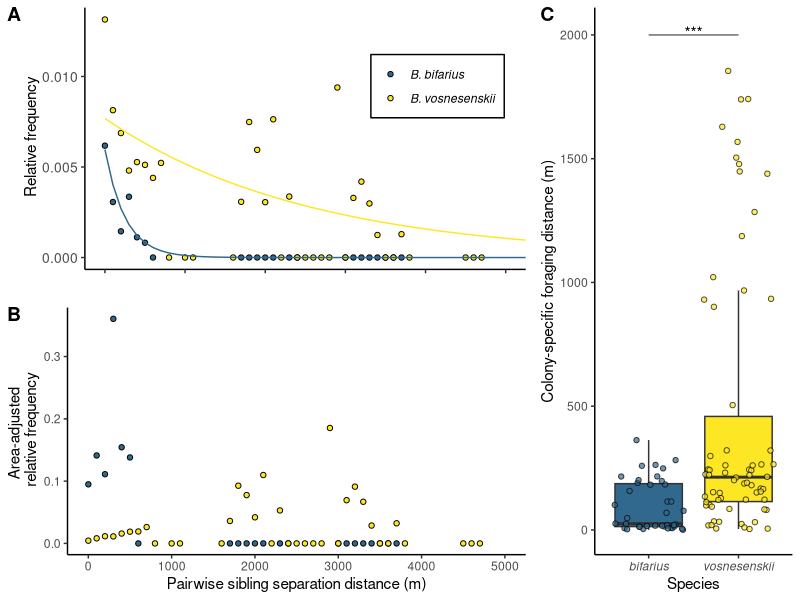

Write R code to recreate this figure. (Note: this script raises an error after producing the figure.)
##%######################################################%##
#                                                          #
####        PAIRWISE SIBLING SEPARATION DISTANCE        ####
####       AND COLONY SPECIFIC FORAGING DISTANCE        ####
#                                                          #
##%######################################################%##

# This script is used to calculate sibling separation distances using relative frequency, area-adjusted measurement, and find the colony-specific foraging distance. 

# I apologize for the state of the code, but it runs and is reproducible and will allow one to see how we generate the results of the manuscript. If you have any questions please contact me at jmola@usgs.gov

# PACKAGES ----------------------------------------------------------------

library(tidyverse)
library(cowplot)
library(lme4)


# CUSTOM FUNCTIONS --------------------------------------------------------

#despite the fantastic naming, this calculates colony-specific foraging distance from a dataframe and a minimum family size (mfs), I usually use 2 but it was nice to explore and make sure it wasn't sensitive to that. 
sib_separation = function(df, mfs)
{
  
  df$date = as.Date(df$date, "%m/%d/%y")
  
  df$FamilyID = as.factor(df$FamilyID)
  
  cm_ind = df %>% 
    filter(FamilyID !="s")
  
  cm_fam = cm_ind %>% 
    group_by(FamilyID) %>% 
    summarise(x.fam.center = mean(x), y.fam.center = mean(y), n = n()) %>% 
    filter(n >= mfs)
  
  cm_combo = inner_join(cm_ind,cm_fam, by=c("FamilyID"))
  
  cm_filt = cm_combo %>% 
    mutate(ctr.dist = sqrt((x - x.fam.center)^2+(y - y.fam.center)^2
    )) 
  
  cm_filt
  
  
}

# some colors

bif18_color <- "#31688EFF"
bif15_color <- "#31688EFF"
vos_color <- "#FDE725FF"

# RAW DATA ----------------------------------------------------------------

sra_cap <- read_csv("./data_raw/sra_captures_post_COLONY.csv")


# VOSNESENSKII ---------------------------------------------------------------

# set annulus breaks to 100m
break_dist <- 100

vsw_15 <- filter(sra_cap, species == "vosnesenskii") %>% 
  rename(x=lon,y=lat)

# CALCULATING ALL POSSIBLE PAIRWISE DISTANCEs
pairs_poss_15_incomplete = vsw_15 %>% 
  mutate(k=1) %>% 
  full_join(.,., by = "k") %>% 
  filter(unique.ID.x != unique.ID.y) %>%
  mutate(dist = sqrt((x.x - x.y)^2 + (y.x - y.y)^2)) %>%
  dplyr::select(-k)

IDx = pairs_poss_15_incomplete$unique.ID.x # be careful with this chunk because it could be redundant with other names
IDy = pairs_poss_15_incomplete$unique.ID.y 
length = pairs_poss_15_incomplete$dist 
df <- data.frame(IDx,IDy,length) 
df <- data.frame(t(apply(df, 1, sort))) 
df <- unique(df) 
IDx = df$X2 
IDy = df$X3 
length = as.numeric(paste(df$X1)) 
pairs_poss_15 <- data.frame(IDx,IDy,length)

# OBSERVED DISTANCEs

vsw_15$FamilyID = as.factor(vsw_15$FamilyID)

cm_ind_all_15 = vsw_15 %>% 
  filter(FamilyID !="s") %>% 
  mutate(occur = !FamilyID %in% FamilyID[duplicated(FamilyID)]
  ) %>% 
  filter(occur == F) %>% 
  dplyr::select(-occur)

# Joining the data frame to itself, to calculate all pairwise combinations of siblings. 
pairs_obs_15 = left_join(cm_ind_all_15, cm_ind_all_15, by = "FamilyID", suffix=c(".A", ".B")) %>% 
  filter(unique.ID.A != unique.ID.B) %>% 
  rowwise %>%
  mutate(name = toString(sort(c(unique.ID.A,unique.ID.B)))) %>% 
  distinct(name, .keep_all=T) %>% 
  mutate(distance = sqrt((x.A - x.B)^2+(y.A - y.B)^2))


# Save the observed counts to an object ----

observed_counts15 = hist(pairs_obs_15$distance, breaks=seq(0,6500,break_dist), plot = F)$counts


# Calculate frequency annulus 215 ----
df_annulus_vsw = data_frame(m = hist(pairs_poss_15$length, breaks=seq(0,6500,break_dist), plot = F)$counts, n = observed_counts15, r1 = seq(0,6500-break_dist,break_dist), r2 = seq(break_dist,6500,break_dist)) %>% 
  mutate(area = (r2^2-r1^2),
         #adj_area = (seq(10,0.02, by = -0.2)/10)*area,
         fi = (n/m)*area) %>% 
  na.omit() %>% 
  mutate(sum_fi = fi/sum(fi), 
         nm = n/m,
         nm = if_else(is.na(nm), 0, nm)) %>% 
  filter(m > 1)

# Model and predicted
vsw_distance_model <- df_annulus_vsw %>% 
  glm(nm~r1, data =., family = "binomial", weights = m)

predicted_range <- data.frame(r1 = seq(0,6500,break_dist))

predicted_data_vsw <- data.frame(y = predict(vsw_distance_model, newdata = predicted_range, type = "response"), r1 = seq(0,6500,break_dist))


# Calculate colony-specific foraging distances
vsw_dist <- sib_separation(vsw_15,2)


# BIFARIUS 2015 -----------------------------------------------------------

bsw_15 <- filter(sra_cap, species == "bifarius", year == 2015) %>% 
  rename(x=lon,y=lat)

# CALCULATING ALL POSSIBLE PAIRWIE DISTANCEs
pairs_poss_bsw15_incomplete = bsw_15 %>% 
  mutate(k=1) %>% 
  full_join(.,., by = "k") %>% 
  filter(unique.ID.x != unique.ID.y) %>%
  mutate(dist = sqrt((x.x - x.y)^2 + (y.x - y.y)^2)) %>%
  dplyr::select(-k)

IDx = pairs_poss_bsw15_incomplete$unique.ID.x # be careful with this chunk because it could be redundant with other names
IDy = pairs_poss_bsw15_incomplete$unique.ID.y 
length = pairs_poss_bsw15_incomplete$dist 
df <- data.frame(IDx,IDy,length) 
df <- data.frame(t(apply(df, 1, sort))) 
df <- unique(df) 
IDx = df$X2 
IDy = df$X3 
length = as.numeric(paste(df$X1)) 
pairs_poss_bsw15 <- data.frame(IDx,IDy,length)


# OBSERVED DISTANCEs

bsw_15$FamilyID = as.factor(bsw_15$FamilyID)

cm_ind_all_bsw15 = bsw_15 %>% 
  filter(FamilyID !="s") %>% 
  mutate(occur = !FamilyID %in% FamilyID[duplicated(FamilyID)]
  ) %>% 
  filter(occur == F) %>% 
  dplyr::select(-occur)

# Joining the data frame to itself, to calculate all pairwise combinations of siblings. 
pairs_obs_bsw15 = left_join(cm_ind_all_bsw15, cm_ind_all_bsw15, by = "FamilyID", suffix=c(".A", ".B")) %>% 
  filter(unique.ID.A != unique.ID.B) %>% 
  rowwise %>%
  mutate(name = toString(sort(c(unique.ID.A,unique.ID.B)))) %>% 
  distinct(name, .keep_all=T) %>% 
  mutate(distance = sqrt((x.A - x.B)^2+(y.A - y.B)^2))


# Save the observed counts ----

observed_countsbsw15 = hist(pairs_obs_bsw15$distance, breaks=seq(0,6500,break_dist), plot = F)$counts


# Calculate frequency annulus 215 ----
df_annulus_bsw15 = data_frame(m = hist(pairs_poss_bsw15$length, breaks=seq(0,6500,break_dist), plot = F)$counts, n = observed_countsbsw15, r1 = seq(0,6500-break_dist,break_dist), r2 = seq(break_dist,6500,break_dist)) %>% 
  mutate(area = (r2^2-r1^2),
         # no longer used
         #adj_area = (seq(10,0.02, by = -0.2)/10)*area,
         fi = (n/m)*area) %>% 
  na.omit() %>% 
  mutate(sum_fi = fi/sum(fi), 
         nm = n/m,
         nm = if_else(is.na(nm), 0, nm)) %>% 
  filter(m > 1)


# Model and predicted
bsw15_distance_model <- df_annulus_bsw15 %>% 
  glm(nm~r1, data =., family = "binomial")

predicted_range <- data.frame(r1 = seq(0,6500,break_dist))

predicted_data_bsw15 <- data.frame(y = predict(bsw15_distance_model, newdata = predicted_range, type = "response"), r1 = seq(0,6500,break_dist))


# colony-specific foraging distance (despite the _great_ function name...)
bsw15_dist <- sib_separation(bsw_15,2)



# BIFARIUS 2018 -----------------------------------------------------------

bsw_18 <- filter(sra_cap, species == "bifarius", year == 2018) %>% 
  rename(x=lon,y=lat)

# CALCULATING ALL POSSIBLE PAIRWIE DISTANCEs
pairs_poss_bsw18_incomplete = bsw_18 %>% 
  mutate(k=1) %>% 
  full_join(.,., by = "k") %>% 
  filter(unique.ID.x != unique.ID.y) %>%
  mutate(dist = sqrt((x.x - x.y)^2 + (y.x - y.y)^2)) %>%
  dplyr::select(-k)

IDx = pairs_poss_bsw18_incomplete$unique.ID.x # be careful with this chunk because it could be redundant with other names
IDy = pairs_poss_bsw18_incomplete$unique.ID.y 
length = pairs_poss_bsw18_incomplete$dist 
df <- data.frame(IDx,IDy,length) 
df <- data.frame(t(apply(df, 1, sort))) 
df <- unique(df) 
IDx = df$X2 
IDy = df$X3 
length = as.numeric(paste(df$X1)) 
pairs_poss_bsw18 <- data.frame(IDx,IDy,length)

# EMPIRICAL DISTANCEs

bsw_18$FamilyID = as.factor(bsw_18$FamilyID)

cm_ind_all_bsw18 = bsw_18 %>% 
  filter(FamilyID !="s") %>% 
  mutate(occur = !FamilyID %in% FamilyID[duplicated(FamilyID)]
  ) %>% 
  filter(occur == F) %>% 
  dplyr::select(-occur)

# Joining the data frame to itself, to calculate all pairwise combinations of siblings. 
pairs_obs_bsw18 = left_join(cm_ind_all_bsw18, cm_ind_all_bsw18, by = "FamilyID", suffix=c(".A", ".B")) %>% 
  filter(unique.ID.A != unique.ID.B) %>% 
  rowwise %>%
  mutate(name = toString(sort(c(unique.ID.A,unique.ID.B)))) %>% 
  distinct(name, .keep_all=T) %>% 
  mutate(distance = sqrt((x.A - x.B)^2+(y.A - y.B)^2))


# Save the observed counts ----

observed_countsbsw18 = hist(pairs_obs_bsw18$distance, breaks=seq(0,6500,break_dist), plot = F)$counts


# Calculate annulus 2018 ----
df_annulus_bsw18 = data_frame(m = hist(pairs_poss_bsw18$length, breaks=seq(0,6500,break_dist), plot = F)$counts, n = observed_countsbsw18, r1 = seq(0,6500-break_dist,break_dist), r2 = seq(break_dist,6500,break_dist)) %>% 
  mutate(area = (r2^2-r1^2),
         #adj_area = (seq(10,0.02, by = -0.2)/10)*area,
         fi = (n/m)*area) %>% 
  na.omit() %>% 
  mutate(sum_fi = fi/sum(fi), 
         nm = n/m,
         nm = if_else(is.na(nm), 0, nm)) %>% 
  filter(m > 1)

# Model and predicted
bsw18_distance_model <- df_annulus_bsw18 %>% 
  glm(nm~r1, data =., family = "binomial", weights = m)

predicted_range <- data.frame(r1 = seq(0,6500,break_dist))

predicted_data_bsw18 <- data.frame(y = predict(bsw18_distance_model, newdata = predicted_range, type = "response"), r1 = seq(0,6500,break_dist))

# Model and predicted
bsw_combined_dist <- inner_join(select(df_annulus_bsw18, m, n, r1, r2), select(df_annulus_bsw15, m, n, r1, r2), by = c("r1", "r2")) %>% 
  mutate(area = (r2^2-r1^2),
         m = m.x + m.y,
         n = n.x + n.y) %>% 
  select(r1, r2, m, n, area) %>% 
  mutate(fi = (n/m)*area) %>% 
  na.omit() %>% 
  mutate(sum_fi = fi/sum(fi), 
         nm = n/m,
         nm = if_else(is.na(nm), 0, nm)) %>% 
  filter(m > 1)

bsw_distance_model <- bsw_combined_dist %>% 
  glm(nm~r1, data =., family = "binomial", weights = m)

predicted_range <- data.frame(r1 = seq(0,6500,break_dist))

predicted_data_bsw <- data.frame(y = predict(bsw_distance_model, newdata = predicted_range, type = "response"), r1 = seq(0,6500,break_dist))

# sivakoff Model and predicted

bsw_sivakoff_model <- bsw_combined_dist %>% 
  glm(sum_fi~r1, data =., family = "binomial", weights = m)

predicted_bsw_sivakoff <- data.frame(y = predict(bsw_sivakoff_model, newdata = predicted_range, type = "response"), r1 = seq(0,6500,break_dist))


# Colony specific foraging distance
bsw18_dist <- sib_separation(bsw_18,2)



# COMBINING FURTHER WRANGLING  ------------------------------------

bsw18_col_dist <- bsw18_dist %>% 
  group_by(FamilyID) %>% 
  summarise(col.ctr.dist = mean(ctr.dist)) %>% 
  mutate(species = "bifarius")

bsw15_col_dist <- bsw15_dist %>% 
  group_by(FamilyID) %>% 
  summarise(col.ctr.dist = mean(ctr.dist)) %>% 
  mutate(species = "bifarius")

vos_col_dist <- vsw_dist %>% 
  group_by(FamilyID) %>% 
  summarise(col.ctr.dist = mean(ctr.dist)) %>% 
  mutate(species = "vosnesenskii")

combined_col_dist <- bind_rows(bsw18_col_dist, bsw15_col_dist, vos_col_dist)

# I think this may be redundant with some improvements made but it works
pairs_obs_15$species = "vosnesenskii"
pairs_obs_bsw18$species = "bifarius"
pairs_obs_bsw15$species = "bifarius"

# PLOTS -------------------------------------------------------------------


# for adding bars to plot aesthetics
p2df1 <- data.frame(a = c(1.79, 1.79,2.21,2.21), b = c(0.28,0.29,0.29,0.28))

combined_sib_dist <- bind_rows(select(pairs_obs_15, distance, species), select(pairs_obs_bsw15, distance, species), select(pairs_obs_bsw18, distance, species))

col_distance_plot <- ggplot(combined_col_dist, aes(x = species, y = col.ctr.dist, fill = species)) +
  #geom_violin() +
  geom_boxplot(outlier.alpha = 0) +
  geom_jitter(alpha = 0.7, shape = 21, color = "black") +
  scale_fill_manual(labels = c("B. bifarius", "B. vosnesenskii"), values = c(bif18_color, vos_color)) +
  #geom_hline(yintercept = 362) +
  labs(x = "Species", y = "Colony-specific foraging distance (m)", fill = "") +
  theme_classic() +
  theme(legend.position = "none", axis.text.x = element_text(face = "italic")) +
  annotate("segment", x = 1, xend = 2, y = 2000, yend = 2000, lwd = 0.3, color = "black") +
  annotate("text", x=1.5, y=2010, label="***", size=4, color = "black")


bsw_combined_annulus <- bsw_combined_dist %>% 
  mutate(species = "bifarius")

vos_annulus <- df_annulus_vsw %>% 
  mutate(species = "vosnesenskii")

combined_annulus <- bind_rows(bsw_combined_annulus, vos_annulus)





# Relative distances
combined_rel_sib_plot <- ggplot(data=combined_annulus, aes(x=r1, y=nm)) + 
  geom_point(aes(fill = species), shape = 21, color = "black") + 
  #geom_smooth(color="black", se = F, method="lm", formula = y ~ exp(x), size = 0.5) +
  #geom_smooth(method="glm", method.args=list(family=binomial(link="log"))) +
  geom_path(data = predicted_data_bsw, aes(x = r1, y = y), color = bif18_color) +
  geom_path(data = predicted_data_vsw, aes(x = r1, y = y), color = vos_color) +
  scale_fill_manual(labels = c("B. bifarius", "B. vosnesenskii"), values = c(bif18_color, vos_color)) +
  theme_classic() +
  labs(x = "", y = "\n Relative frequency") +
  theme(legend.position = c(0.8, 0.7), legend.background = element_rect(color = "black"), legend.title = element_blank(), legend.text = element_text(face = "italic"), axis.text.x = element_blank(), axis.text.y = element_text(size = 10)) +
  coord_cartesian(xlim = c(0, 5000))

# Sivakoff distance
combined_area_adjust_plot <- ggplot(data=combined_annulus, aes(x=r1, y=sum_fi)) + 
  geom_point(shape = 21, color = "black", aes(fill = species)) + 
  #geom_path(data = predicted_bsw_sivakoff, aes(x = r1, y = y), color = bif18_color) +
  scale_fill_manual(labels = c("B. bifarius", "B. vosnesenskii"), values = c(bif18_color, vos_color)) +
  theme_classic() +
  labs(x = "Pairwise sibling separation distance (m)", y = "Area-adjusted \n relative frequency") +
  theme(legend.position = "none") +
  coord_cartesian(xlim = c(0, 5000))


left_plots <- plot_grid(combined_rel_sib_plot, combined_area_adjust_plot, ncol = 1, labels = c("A", "B"))

distance_grid <- plot_grid(left_plots, col_distance_plot, rel_widths = c(2,1), scale = c(1,1), labels = c("", "C"))

# the used figure 
distance_grid

ggsave2(filename = "./figures/figure3.tiff", plot = distance_grid, width = 9, height = 5, dpi = 600)


# OUTPUT ASSOCIATED STATS -------------------------------------------------------

#sibling separation distance test
sib_sep_summary_table <- combined_sib_dist %>% 
  group_by(species) %>% 
  summarise(median = median(distance), q1 = quantile(distance, probs = 0.25), q3 = quantile(distance, probs = 0.75), n = n())

shapiro.test(combined_sib_dist$distance)
sib_sep_wilcox <- wilcox.test(data = combined_sib_dist, distance ~ species)

# colony specific foraging distance test
col_dist_summary_table <- combined_col_dist %>% 
  group_by(species) %>% 
  summarise(median = median(col.ctr.dist), q1 = quantile(col.ctr.dist, probs = 0.25), q3 = quantile(col.ctr.dist, probs = 0.75), n = n())

shapiro.test(combined_col_dist$col.ctr.dist)
col_dist_wilcox <- wilcox.test(data = combined_col_dist, col.ctr.dist ~ species)

# interaction slope
combined_annulus %>% 
  glm(data = ., nm ~ r1*species, family = "binomial", weights = m) %>% 
  summary()

#by species relative frequency
rel_freq_stats_summary <- summary(lmList(nm ~ r1 | species, data=combined_annulus, family = "binomial", weights = m))
#by species area-adjusted
area_adj_stats_summary <- summary(lmList(sum_fi ~ r1 | species, data=combined_annulus, family = "binomial"))





# DID WE UNDERSAMPLE BIFARIUS? --------------------------------------------



subsample_prop_individuals = function(to_sample, set_size) {

  df_samp = to_sample %>%
    add_row(unique.ID = 1:600, FamilyID = "s") %>%
    sample_n(size = nrow(set_size))
  #df_shuff$FamilyID = as.factor(df_shuff$FamilyID)

  df_samp$FamilyID = as.factor(df_samp$FamilyID)

  cm_ind = df_samp %>%
    filter(FamilyID !="s")

  cm_fam = cm_ind %>%
    group_by(FamilyID) %>%
    summarise(x.fam.center = mean(x), y.fam.center = mean(y), n = n()) %>%
    filter(n >= 2)

  cm_combo = inner_join(cm_ind,cm_fam, by=c("FamilyID"))

  cm_filt = cm_combo %>%
    mutate(ctr.dist = sqrt((x - x.fam.center)^2+(y - y.fam.center)^2
    )) %>%
    group_by(FamilyID) %>%
    summarise(col.ctr.dist = mean(ctr.dist))



}

#set_size = nrow(bsw_col18)
n_shuffles = 10000


# Find the randomized expectation
subsampled_vsw_distance18 <-lapply(1:n_shuffles, function(i) data.frame(iteration = i, subsample_prop_individuals(vsw_15, bsw_18))) %>%
  bind_rows()



med_subsampled_Sum_summary18 <- subsampled_vsw_distance18 %>%
  mutate(species = "vosnesenskii subsampled") %>%
  group_by(iteration, species) %>%
  summarise(med.ctr.it = median(col.ctr.dist)) %>%
  summarise(med.ctr = median(med.ctr.it),
            count = n(),
            count25 = sum(med.ctr > 25)) %>%
  summarise(prop25 = sum(count25)/n_shuffles, total25 = sum(count25), mean = mean(med.ctr), sd = sd(med.ctr), median = median(med.ctr))

subsample_summary <- med_subsampled_Sum_summary18

bsw_col_dist_combined <- bind_rows(bsw15_col_dist, bsw18_col_dist)

# sub_sample_plot18 <- subsampled_vsw_distance18 %>%
#   mutate(species = "vosnesenskii subsampled") %>%
#   group_by(iteration, species) %>%
#   summarise(med.ctr.it = median(col.ctr.dist)) %>%
#   ggplot(., aes(x = species, y = med.ctr.it)) +
#   geom_jitter(alpha = 0.1, width = 0.3) +
#   geom_hline(yintercept = c(median(bsw_col_dist_combined$col.ctr.dist),median(vos_col_dist$col.ctr.dist), pull(med_subsampled_Sum_summary18, var = mean)
#   ), linetype = c(1,1,2), color = c(bif18_color, vos_color, vos_color), size = 1.2) +
#   annotate("label", y = c(median(bsw_col_dist_combined$col.ctr.dist),median(vos_col_dist$col.ctr.dist), pull(med_subsampled_Sum_summary18, var = median)), x=1, label = c("bifarius observed", "vosnesenskii observed","vosnesenskii mean subsample"), color = "black", alpha = 0.8) +
#   labs(x = "", y = "Median Colony Foraging Distance (m)") +
#   theme_classic()
# 
# sub_sample_plot18

subsampled_histogram <- subsampled_vsw_distance18 %>%
  mutate(species = "vosnesenskii subsampled") %>%
  group_by(iteration, species) %>%
  summarise(med.ctr.it = median(col.ctr.dist)) %>%
  ggplot(., aes(x = med.ctr.it)) +
  #geom_density(fill = "grey80") +
  geom_histogram(binwidth = 10, fill = "grey50") +
  geom_vline(xintercept = c(median(bsw_col_dist_combined$col.ctr.dist),median(vos_col_dist$col.ctr.dist), pull(med_subsampled_Sum_summary18, var = median)), linetype = c(1,1,2), color = c(bif18_color, vos_color,vos_color), size = 1) +
  #annotate("label", x = c(median(bsw_col_dist_combined$col.ctr.dist),median(vos_col_dist$col.ctr.dist), pull(med_subsampled_Sum_summary18, var = median)), y=2000, label = c("bifarius observed", "vosnesenskii observed","vosnesenskii mean subsample"), color = "black", alpha = 0.8) +
  #annotate("text", x = c(median(bsw_col_dist_combined$col.ctr.dist) + 20,median(vos_col_dist$col.ctr.dist))+20, y=2000, label = c("bifarius observed", "vosnesenskii observed"), color = "black", alpha = 0.8, angle = 90) +
  labs(x = "Median Colony Foraging Distance (m)", y = "Count") +
  theme_classic()

subsampled_histogram

ggsave2("./figures/supplemental_figure.tiff", plot = subsampled_histogram, width = 8, height = 4, dpi = 600)


# SAVE OUTPUTS -------------------------------------------------------------

save(sib_sep_summary_table, sib_sep_wilcox, col_dist_summary_table, col_dist_wilcox, rel_freq_stats_summary, area_adj_stats_summary, subsample_summary, file = "./analyses_output/sibsep_foragingdist_objects.Rdata")

